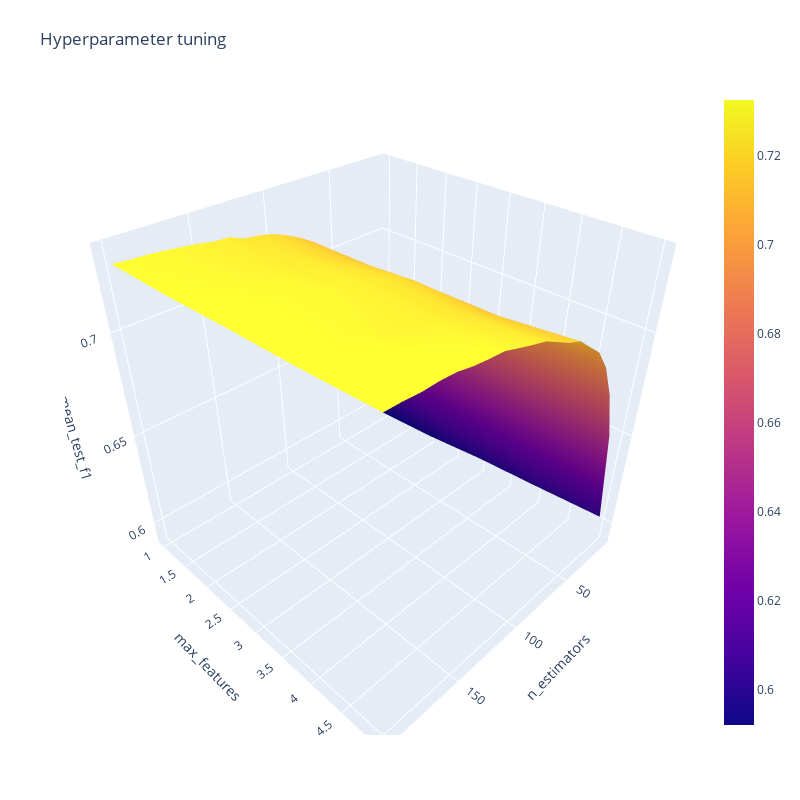

Here is the notebook cell this chart was saved with:
### Code cell
import plotly.graph_objects as go
fig = go.Figure(data= go.Surface(z=z, y=y, x=x)], layout=layout )
fig.update_layout(title='Hyperparameter tuning',
                  scene = dict(
                    xaxis_title='n_estimators',
                    yaxis_title='max_features',
                    zaxis_title='mean_test_f1'),
                  autosize=False,
                  width=800, height=800,
                  margin=dict(l=65, r=50, b=65, t=90))
fig.show()

### Figure 1 — Plotly figure (JSON) as saved in the notebook; plotly's stock layout.template omitted (floating-point values rounded to 4 significant figures)
{"data": [{"type": "surface", "x": [10, 20, 30, 40, 50, 60, 70, 80, 90, 100, 110, 120, 130, 140, 150, 160, 170, 180, 190, 200], "y": [1, 2, 3, 4, 5], "z": [[0.5921, 0.6446, 0.6703, 0.686, 0.6949, 0.7035, 0.7086, 0.7127, 0.716, 0.7188, 0.7204, 0.7211, 0.7238, 0.7242, 0.7254, 0.7263, 0.7272, 0.7278, 0.7281, 0.7287], [0.5945, 0.6436, 0.6669, 0.6834, 0.6954, 0.7042, 0.7088, 0.7131, 0.7163, 0.7188, 0.7215, 0.7231, 0.7233, 0.725, 0.726, 0.7268, 0.7278, 0.7282, 0.7288, 0.729], [0.5983, 0.6503, 0.6745, 0.6894, 0.6996, 0.7049, 0.7105, 0.7155, 0.719, 0.7214, 0.723, 0.7249, 0.7258, 0.7272, 0.7282, 0.7283, 0.7288, 0.7299, 0.7301, 0.7302], [0.6009, 0.6513, 0.6753, 0.6911, 0.7, 0.706, 0.7108, 0.7145, 0.7179, 0.721, 0.7223, 0.7246, 0.7255, 0.726, 0.7266, 0.7282, 0.7286, 0.729, 0.7305, 0.7309], [0.6039, 0.6541, 0.6783, 0.694, 0.7036, 0.7089, 0.7144, 0.7167, 0.72, 0.7234, 0.7251, 0.727, 0.7291, 0.7296, 0.7303, 0.7316, 0.732, 0.7318, 0.7323, 0.7324]]}], "layout": {"autosize": false, "height": 800, "margin": {"b": 65, "l": 65, "r": 50, "t": 90}, "scene": {"xaxis": {"title": {"text": "n_estimators"}}, "yaxis": {"title": {"text": "max_features"}}, "zaxis": {"title": {"text": "mean_test_f1"}}}, "title": {"text": "Hyperparameter tuning"}, "width": 800, "xaxis": {"title": {"text": "n_estimators"}}, "yaxis": {"title": {"text": "max_features"}}}}
